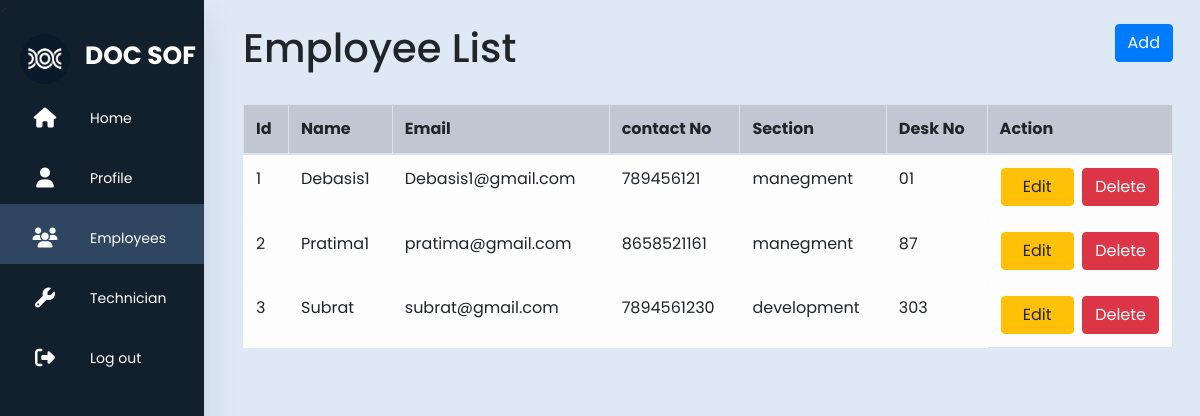
Screenshot of /project/admin/emp_list.php (signed in) with the database file from the repository.
### tables this page shows
CREATE TABLE `employees` (
  `empid` int(11) NOT NULL,
  `empname` varchar(60) NOT NULL,
  `email` varchar(50) NOT NULL,
  `cno` bigint(15) UNSIGNED NOT NULL,
  `dob` date NOT NULL,
  `section` varchar(20) NOT NULL,
  `deskno` varchar(60) NOT NULL
);

### project/admin/emp_list.php (the view, shortened to what this page needs)
<!DOCTYPE html>
<html lang="en">
<head>
    <link rel="stylesheet" href="https://cdn.jsdelivr.net/npm/bootstrap@4.4.1/dist/css/bootstrap.min.css">
    <link rel="stylesheet" href="../css/navstyle.css">
</head>
<body>
    <nav>
        <div class="containe">
            <ul>
                <li>
                    <<div class="logo">
                            <img src="../logo.png" alt="logo" >
                            <div class="nav-item span">Doc Sof</div>
                    </div>
                </li>
                <li><a href="home.php">
                    <i class="fas fa-home"></i>
                </a></li>
                <li><a href="profile.php" >
                    <i class="fas fa-user"></i>
                </a></li>
                <li><a href="" class="emp">
                    <i class="fas fa-solid fa-users"></i>
                </a></li>
                <li><a href="vfyuser.php">
                    <i class="fas fa-solid fa-wrench"></i>
                </a></li>
                <li><a href="signout.php">
                    <i class="fas fa-solid fa-right-from-bracket" ></i>
                </a></li>
            </ul>
        </div>
    </nav>
    <main class="cent">
        <div class="container">
            <header class="d-flex justify-content-between my-4">
                <h1>
                    Employee List
                </h1>
                <div>
                    <a href="emp_reg.php" class="btn btn-primary w-100">Add</a>
                </div>
            </header>
                    <?php
                        include("connect.php");
                        $sql= "SELECT * FROM employees";
                        $result=$conn->query($sql);
                        if(mysqli_num_rows($result) > 0){
                            echo "<table class='table table-bordered'>
                            <thead>
                                <tr class='table-active'>
                                    <th>Id</th>
                                    <th>Name</th>
                                    <th>Email</th>
                                    <th>contact No</th>
                                    <th>Section</th>
                                    <th>Desk No</th>
                                    <th>Action</th>
                                </tr>
                            </thead>
                            <tbody>";
                            $counter=0;
                            while ( $row = $result -> fetch_assoc()) {
                                $counter++;
                                ?>
                                        <tr class='table-light'>
                                            <td><?=$counter;?></td>
                                            <td><?=$row["empname"];?></td>
                                            <td><?=$row["email"];?></td>
                                            <td><?=$row["cno"];?></td>
                                            <td><?=$row["section"];?></td>
                                            <td><?=$row["deskno"];?></td>
                                            <td class="d-flex">
                                                <a href="emp_edit.php?empid=<?php echo $row["empid"];?>" class="btn btn-warning w-50">Edit</a>
                                                <span>&nbsp;&nbsp;</span>
                                                <a href="emp_delete.php?delete=<?=$row['empid'];?>" class="btn btn-danger w-50" onclick="return confirm('Are you sure you want to delete')">Delete</a>
                                            </td>
                                        </tr>
                                <?php
                            }
                        }else {
                        ?>
                            <div style="color: red;text-align:center;background-color:rgb(255, 203, 203);margin:0 20vw">
                                <h2>No Data Found</h2>
                            </div>
                        <?php
                        }
                    ?>
                </tbody>
            </table>
        </div>
    </main>
</body>
</html>

### project/css/navstyle.css (style rules this page uses)
* { margin: 0; padding: 0; outline: none; border: none; text-decoration: none; box-sizing: border-box; font-family: "Poppins",sans-serif; }
body { background: #dfe9f5; background-size: 100% 100%; }
nav { position: fixed; top: 0; bottom: 0; height: 100%; left: 0; background: #12202e; width: 6%; overflow: hidden; transition: width 0.5s linear; box-shadow: 0 20px 35px rgba(0, 0, 0, 0.1); }
.logo { text-align: center; display: flex; transition: all 0.7s ease; margin: 10px 0 0 20px; }
.logo img { width: 50px; height: 50px; border-radius: 50%; }
.logo .span { font-weight: bold; display:flex; padding-left: 55px; font-size: 25px; position: absolute; color: rgb(255, 255, 255); text-transform: uppercase; }
a { position: relative; color: rgb(255, 255, 255); font-size: 14px; display: table; width: 300px; padding: 10px; }
.fas { position: relative; width: 70px; height: 40px; top: 14px; font-size: 20px; text-align: center; }
.nav-item { position: relative; top: 12px; margin-left: 10px; }
main { transition: all 0.9s ease; }

### project/admin/emp_list.php (style rules this page uses)
main { margin-left: 7%; }
.logo .span { margin-top: 25px; }
.emp { background-color: #2f4661; }

### rows the page displays
employees: email "Debasis1@gmail.com", cno "789456121", section "manegment"
employees: empname "Pratima1", email "pratima@gmail.com", cno "8658521161", section "manegment"
employees: empname "Subrat", email "subrat@gmail.com", cno "7894561230", section "development"
